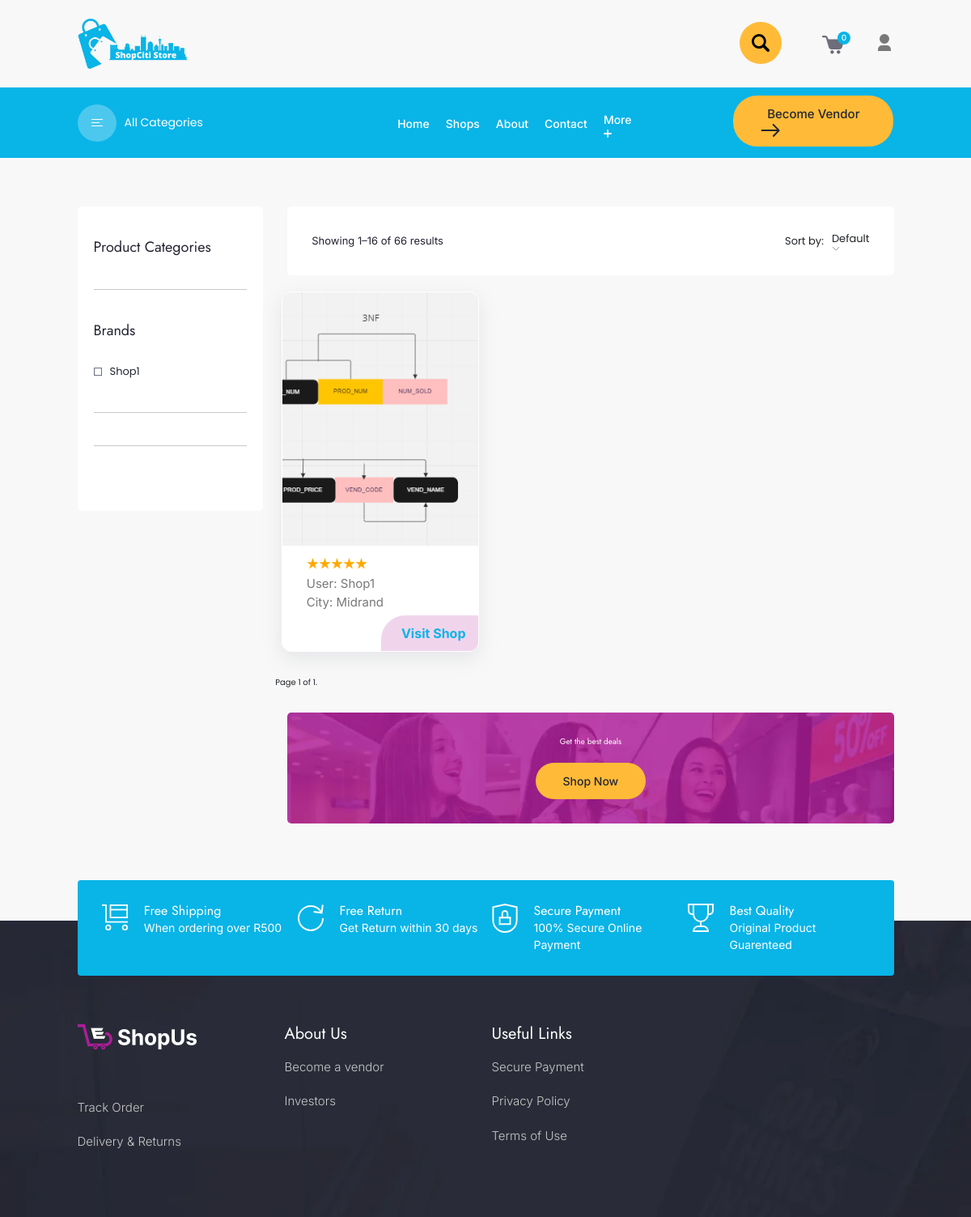
/shops/, run on an earlier commit of the app's database.
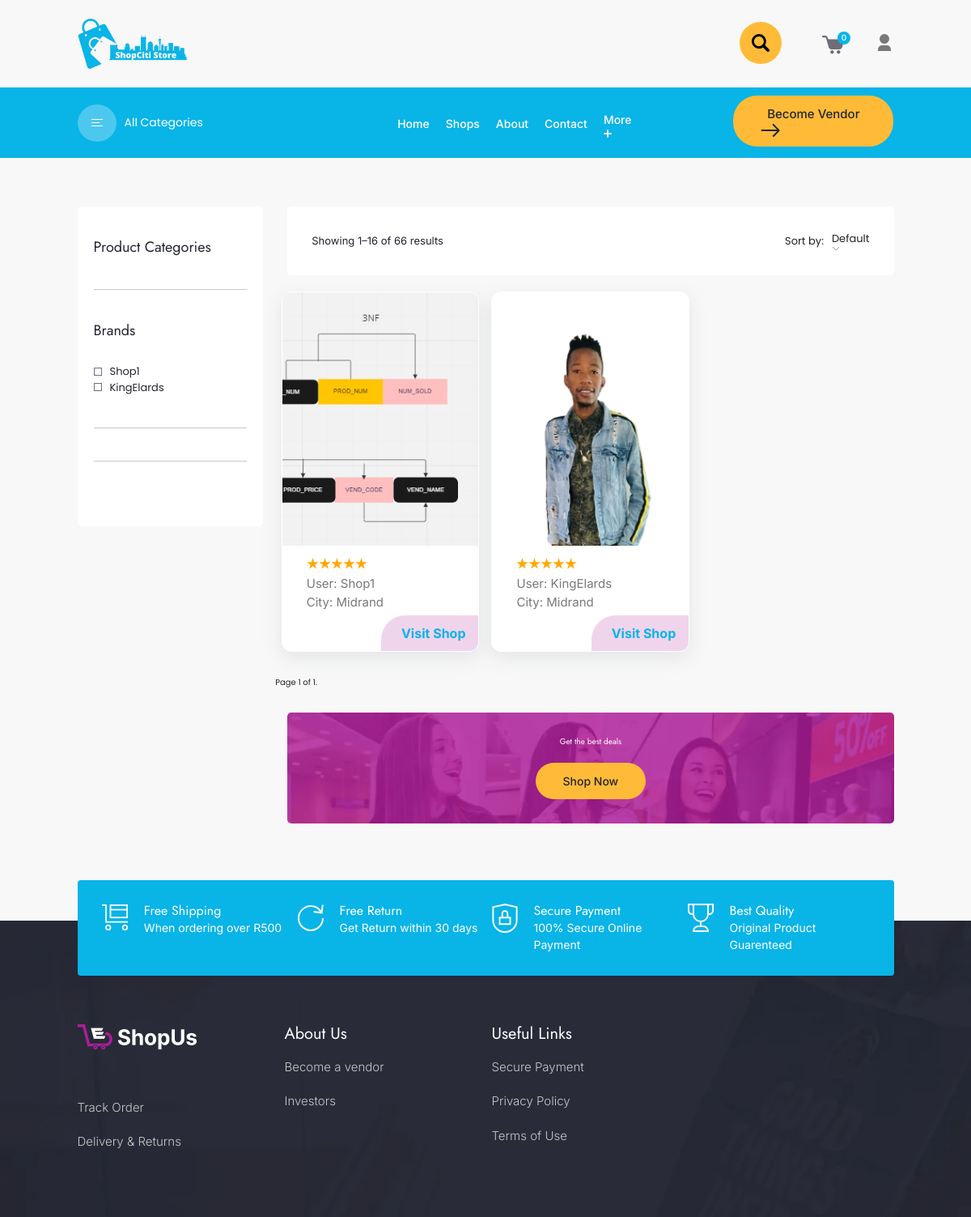
And on a later commit of the database.
### shopciti_app/models.py (models this page shows)
class CustomUser(AbstractUser):
    first_name = models.CharField(max_length=30, default='')
    last_name = models.CharField(max_length=30, default='')
    about = models.TextField(blank=True, null=True)
    logo = models.ImageField(upload_to='profile_image/', blank=True, null=True)
    phone_number = models.CharField(max_length=20, blank=True, null=True)
    email = models.EmailField()
    country = models.CharField(max_length=50, blank=True, null=True)
    address = models.TextField(blank=True, null=True)
    city = models.CharField(max_length=100, default='South Africa')
    postal_code = models.CharField(max_length=20, default='0000')
    phone = models.CharField(max_length=15, default='')  # Provide a default empty string
    is_buyer = models.BooleanField(default=False)
    class Meta:
        app_label = 'shopciti_app'

### shopciti_app/views.py (the view)
# urls.py: path('shops/', views.shops, name='shops'),
def shops(request):
    User = get_user_model()
    if request.method == 'POST':
        form = VendorRegistrationForm(request.POST, request.FILES)
        if form.is_valid():
            auth_logout(request)
            request.session.flush()
            form.initial = {}
            user = form.save(commit=False)
            user.set_password(form.cleaned_data["password1"])
            user.save()
            user = authenticate(username=form.cleaned_data['username'], password=form.cleaned_data['password1'])
            if user is not None:
                login(request, user)
                return redirect('dashboard')
        else:
            print(form.errors)
    else:
        form = VendorRegistrationForm()
    print(request.FILES)
    sidebar_users = User.objects.exclude(is_buyer=True)
    users_list = User.objects.exclude(is_buyer=True)
    paginator = Paginator(users_list, 10)  # Show 10 users per page
    page = request.GET.get('page')
    try:
        users = paginator.page(page)
    except PageNotAnInteger:
        users = paginator.page(1)
    except EmptyPage:
        users = paginator.page(paginator.num_pages)
    context = {'users': users, 'sidebar_users': sidebar_users, 'form': form}
    return render(request, 'shops.html', context)

### shopciti_app/forms.py (shortened to what this page needs)
class VendorRegistrationForm(forms.ModelForm):
    password1 = forms.CharField(label='Password', widget=forms.PasswordInput)
    password2 = forms.CharField(label='Confirm Password', widget=forms.PasswordInput)
    class Meta:
        model = CustomUser
        fields = ('username', 'first_name', 'last_name', 'email', 'phone_number', 'country', 'address', 'city', 'postal_code', 'logo', 'password1', 'password2')

### shopciti_app/context_processors.py (called while the page is built)
def cart(request):
    cart = request.session.get('cart', {})
    cart_items = cart.values()
    total_quantity = sum(item['quantity'] for item in cart_items)
    return {'total_quantity': total_quantity}

### shopciti_app/templates/shops.html (shortened to what the changed rows need)
{% extends 'base.html' %} {% load static %} {% block content %}
<body>
    <section class="product product-sidebar footer-padding">
        <div class="container">
            <div class="row g-5">
                <div class="col-lg-3">
                    <div class="sidebar" data-aos="fade-right">
                        <div class="sidebar-section">
                            <div class="sidebar-wrapper">
                                <div class="sidebar-item">
                                    {% for user in sidebar_users %}
                                    <ul class="sidebar-list">
                                        <li>
                                            <input type="checkbox" id="thread" name="thread">
                                            <label for="thread">{{ user.username }}
                                            </label>
                                        </li>
                                    </ul>
                                    {% endfor %}
                                </div>
                            </div>
                        </div>
                    </div>
                </div>
                <div class="col-lg-9">
                    <div class="product-sidebar-section" data-aos="fade-up">
                        <div class="row g-5">
                            <div class="container">
                                <div class="row">
                                    {% for user in users %}
                                    <div class="col-lg-4 col-sm-6">
                                        <div class="product-wrapper" data-aos="fade-up">
                                            <div class="product-img">
                                                <a href="{% url 'shop_info' user.id %}" class="favourite cart-item">
                                                {% if user.logo %}
                                                    <img src="{{ user.logo.url }}" alt="{{ user.username }}'s Logo" style="object-fit: cover;">
                                                {% else %}
                                                    <p>No logo available</p>
                                                {% endif %}
                                                </a>
                                            </div>
                                            <div class="product-info">
                                                <div class="ratings">
                                                    <span>
                                                    </span>
                                                </div>
                                                <div class="product-description">
                                                    <p>User: {{ user.username }}</p>
                                                    <p>City: {{ user.city }}</p>
                                                </div>
                                            </div>
                                            <div class="product-cart-btn">
                                                <a href="{% url 'shop_info' user.id %}" class="product-btn">Visit Shop</a>
                                            </div>
                                        </div>
                                    </div>
                                    {% endfor %}
                                </div>
                            </div>
                        </div>
                    </div>
                </div>
            </div>
        </div>
    </section>
</body>
{% endblock %}

What changed in the data, as far as the page shows it:
added CustomUser: username "KingElards", logo (picture), city "Midrand"
